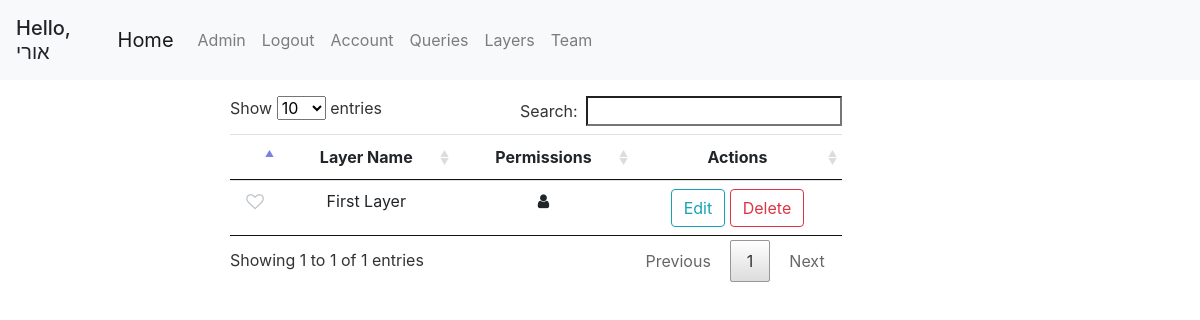
Page /layers (signed in) on the committed database.
### geoportal/models.py (models this page shows, shortened)
class User(db.Model, UserMixin):
    id = db.Column(db.Integer, primary_key=True)
    username = db.Column(db.String(20), unique=True, nullable=False)
    email = db.Column(db.String(120), unique=True, nullable=False)
    first_name = db.Column(db.String(20), nullable=False, default='')
    last_name = db.Column(db.String(20), nullable=False, default='')
    password = db.Column(db.String(60), nullable=False)
    team_id = db.Column(db.Integer, db.ForeignKey('team.id'))
    roles = db.relationship('Role', secondary='user_roles')
    layers = db.relationship('Layer', backref='user', lazy=True)
    queries = db.relationship('Query', backref='user', lazy=True)
    preferences = db.relationship('UserPreferences', backref='user', lazy=True)
    def has_role(self, role_name):
        for role in self.roles:
            if role.name == role_name:
                return True
        return False

class Layer(db.Model):
    id = db.Column(db.Integer, primary_key=True)
    name = db.Column(db.String(100), nullable=False)
    user_id = db.Column(db.Integer, db.ForeignKey('user.id'), nullable=False)
    default_color = db.Column(db.String(20), default='blue')
    only_user = db.Column(db.Boolean, default=True)
    only_team = db.Column(db.Boolean, default=False)
    public = db.Column(db.Boolean, default=False)
    points = db.relationship('Point', backref='layer', lazy=True)
    polygons = db.relationship('Polygon', backref='layer', lazy=True)

### geoportal/mapping/views.py (the view)
@mapping.route('/layers')
@login_required
def get_layers():
    layers = get_allowed_layers()
    return render_template('layers.html', layers=layers, marked_layers=get_favorite_layers())

### geoportal/mapping/utils.py (called while the page is built)
def marked_layers_first(layers):
    return sorted(layers, key=lambda layer: UserMarkedLayer.query.filter(and_(UserMarkedLayer.layer_id == layer.id, UserMarkedLayer.user_id == current_user.id)).first() is not None, reverse=True)

def get_allowed_layers():
    if current_user.is_authenticated:
        layers = Layer.query.all()
        authorized_layers = []
        for layer in layers:
            if (layer.only_team and User.query.get(layer.user_id).team_id == current_user.team_id) or layer.user_id == current_user.id:
                authorized_layers.append(layer)
        layers = authorized_layers
        layers = marked_layers_first(layers)
    else:
        layers = []
    return layers

def get_favorite_layers():
    if current_user.is_authenticated:
        marked_layers = db.session.query(UserMarkedLayer.layer_id).filter_by(user_id=current_user.id).all()
        return [layer[0] for layer in marked_layers]
    return []

### geoportal/models.py (called while the page is built)
@login_manager.user_loader
def load_user(user_id):
    return User.query.get(int(user_id))

### geoportal/templates/layers.html (shortened to what this page needs)
{% extends "base.html" %}
{% block content %}
<div class="col-md-10 mt-3">
    <table id="layers-table" class="table table-hover table-condensed dataTable no-footer">
        <thead style="text-align: center">
            <tr>
                <th></th>
                <th>Layer Name</th>
                <th>Permissions</th>
                <th>Actions</th>
            </tr>
        </thead>
        <tbody style="text-align: center">
        {% for layer in layers %}
            <tr id="{{ layer.id }}">
                <td>
                    <div class="pretty p-icon p-toggle p-plain">
                        <div class="state p-off">
                            <i class="icon fa fa-heart-o "></i>
                        </div>
                    </div>
                </td>
                <td>{{ layer.name }}</td>
                <td>
                    {% if layer.only_user %}
                    <span data-name="only-user" class="fa fa-user"></span>
                    {% elif layer.only_team %}
                    <span data-name="share-team" class="fa fa-users"></span>
                    {% else %}
                    <span data-name="public" class="fa fa-globe"></span>
                    {% endif %}
                </td>
                <td>
                    <button class="btn btn-outline-info" onclick="editLayer({{ layer.id }})">Edit</button>
                    <button class="btn btn-outline-danger" onclick="deleteLayer({{ layer.id }})">Delete</button>
                </td>
            </tr>
        {% endfor %}
        </tbody>
    </table>
</div>
{% endblock content %}

### geoportal/templates/base.html (shortened to what this page needs)
<!DOCTYPE html>
<html lang="en">
<head>
    <link rel="stylesheet" href="/static/css/bootstrap/bootstrap.min.css"/>
    <link rel="stylesheet" href="/static/css/style.css"/>
    <link rel="stylesheet" href="/static/css/leaflet/leaflet.css"/>
    <link rel="stylesheet" href="/static/css/leaflet/leaflet.draw.css"/>
    <link rel="stylesheet" href="/static/css/jquery/jquery.dataTables.min.css">
    <link rel="stylesheet" href="https://cdnjs.cloudflare.com/ajax/libs/font-awesome/4.7.0/css/font-awesome.min.css">
    <link rel="stylesheet" href="/static/css/utils/pretty-checkbox.min.css">
    <link rel="stylesheet" href="/static/css/leaflet/leaflet.contextmenu.css">
</head>
<body>
    <header class="site-header">
        <nav class="navbar navbar-expand-lg navbar-fixed-top navbar-light bg-light">
            {% if current_user.is_authenticated %}
            <h5 class="mt-2">Hello, {{ current_user.first_name }}</h5>
            {% endif %}
            <div class="container">
                <a class="navbar-brand" href="{{ url_for('main.home') }}">Home</a>
                <div class="collapse navbar-collapse" id="navbarSupportedContent">
                    <ul class="navbar-nav mr-auto">
                        {% if current_user.is_authenticated %}
                            {% if current_user.has_role('Admin') %}
                                <li class="nav-item"><a class="nav-link" href="/admin">Admin</a></li>
                            {% endif %}
                            <li class="nav-item"><a class="nav-link" href="{{ url_for('users.logout') }}">Logout</a></li>
                            <li class="nav-item"><a class="nav-link" href="{{ url_for('users.account') }}">Account</a></li>
                            <li class="nav-item"><a class="nav-link" href="{{ url_for('queries.get_queries') }}">Queries</a></li>
                            <li class="nav-item"><a class="nav-link" href="{{ url_for('mapping.get_layers') }}">Layers</a></li>
                            {% if current_user.team_id %}
                                <li class="nav-item"><a class="nav-link" href="{{ url_for('users.team') }}">Team</a></li>
                            {% else %}
                                <li class="nav-item"><a class="nav-link" href="{{ url_for('users.new_team') }}">Create Team</a></li>
                            {% endif %}
                        {% else %}
                            <li class="nav-item"><a class="nav-link" href="{{ url_for('users.login') }}">Login</a></li>
                            <li class="nav-item"><a class="nav-link" href="{{ url_for('users.register') }}">Register</a></li>
                        {% endif %}
                    </ul>
                </div>
            </div>
        </nav>
    </header>
    <div class="container-fluid" id="content">
        <div class="row">
            <div class="col-md-3 col-lg-2 sidebar">
            </div>
            <div class="col-md-6 col-lg-8 main">
                {% block content %}{% endblock %}
            </div>
            <div class="col-md-3 col-lg-2 sidebar" id="right-sidebar">
            </div>
        </div>
    </div>
</body>
</html>

### rows in the picture
User: first_name "אורי"
Layer: name "First Layer", only_user True (drawn)
